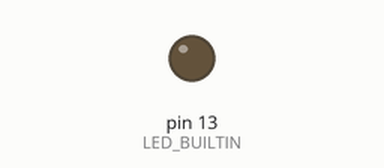
Simulated run of this sketch. Board: Arduino Uno, built with avr-gcc and run on an emulated ATmega328P. Parts: output pins drawn as LEDs (lit = HIGH). What the sketch prints to the serial monitor is not drawn.

Above: at 1.4 s.
At 3.7 s:
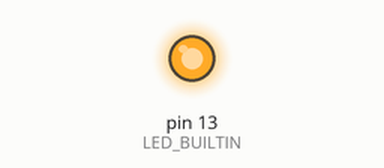
Timing chart, 0 to 9.9 s (numbered marks = the images above):
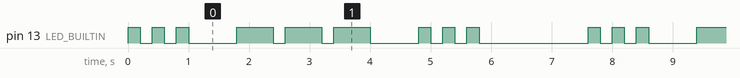

The sketch:

SOS.ino
```cpp
int timeUnit = 200;

void setup() {
  pinMode(LED_BUILTIN, OUTPUT);
  Serial.begin(9600);
}

void loop() {
  // "S"
  oneLetter(1, 1, 1, 0, 0);
  // "O"
  oneLetter(3, 3, 3, 0, 0);
  // "S"
  oneLetter(1, 1, 1, 0, 0);
  // delay after a word
  digitalWrite(LED_BUILTIN, LOW);
  unsigned long time = millis();
  String outputText = "Time is: " + String(time, DEC);
  Serial.println(outputText);
  delay(1000);
}

void blinkOnce(int onTime) {
  digitalWrite(LED_BUILTIN, HIGH);
  delay(onTime*timeUnit);
  digitalWrite(LED_BUILTIN, LOW);
  delay(1*timeUnit);
}

void oneLetter(int in1, int in2, int in3, int in4, int in5) {
  // "one letter in Morse code"
  if (in1 != 0) {
    blinkOnce(in1);
  }
  if (in2 != 0) {
    blinkOnce(in2);
  }
  if (in3 != 0) {
    blinkOnce(in3);
  }
  if (in4 != 0) {
    blinkOnce(in4);
  }
  if (in5 != 0) {
    blinkOnce(in5);
  }
  // Spaces between letters is 3 units
  digitalWrite(LED_BUILTIN, LOW);
  delay(3*timeUnit);
}
```

Measured:
- by itself, pin 13 (LED_BUILTIN): repeats every 7.6 s: 2 × (LOW 0.20 s, HIGH 0.20 s), LOW 0.80 s, 2 × (HIGH 0.60 s, LOW 0.20 s), HIGH 0.60 s, LOW 0.80 s, 2 × (HIGH 0.20 s, LOW 0.20 s), HIGH 0.20 s, LOW 1.8 s, HIGH 0.20 s
- by itself, everything shown: repeats every 7.6 s, in 18 steps
